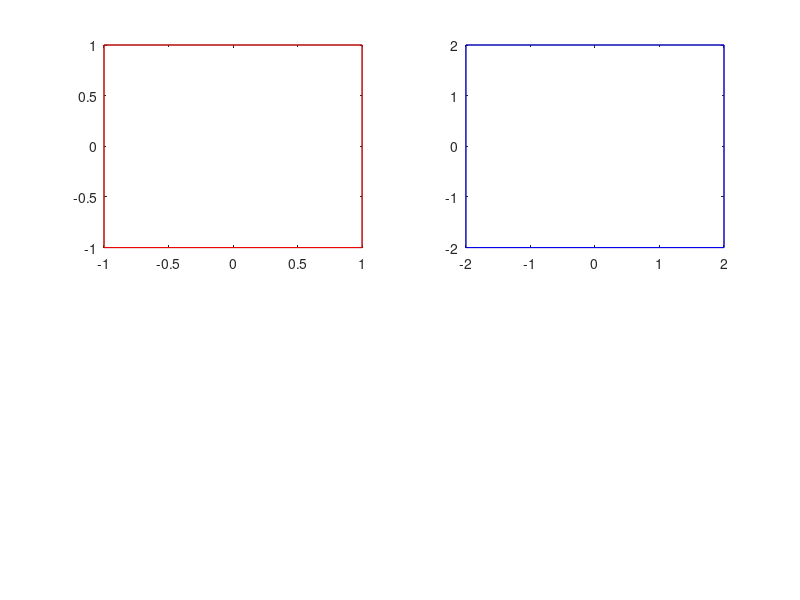

Here is the MATLAB script that generated this plot:
function out = testCase2_soln()

    subplot(2,2,1);
    plot([-1 1 1 -1 -1], [-1 -1 1 1 -1], 'r');
    subplot(2,2,2);
    plot([-2 2], [-2 -2], 'b');
    hold on
    plot([2 2], [-2 2], 'b');
    plot([2 -2], [2 2], 'b');
    plot([-2 -2], [2 -2], 'b');
end